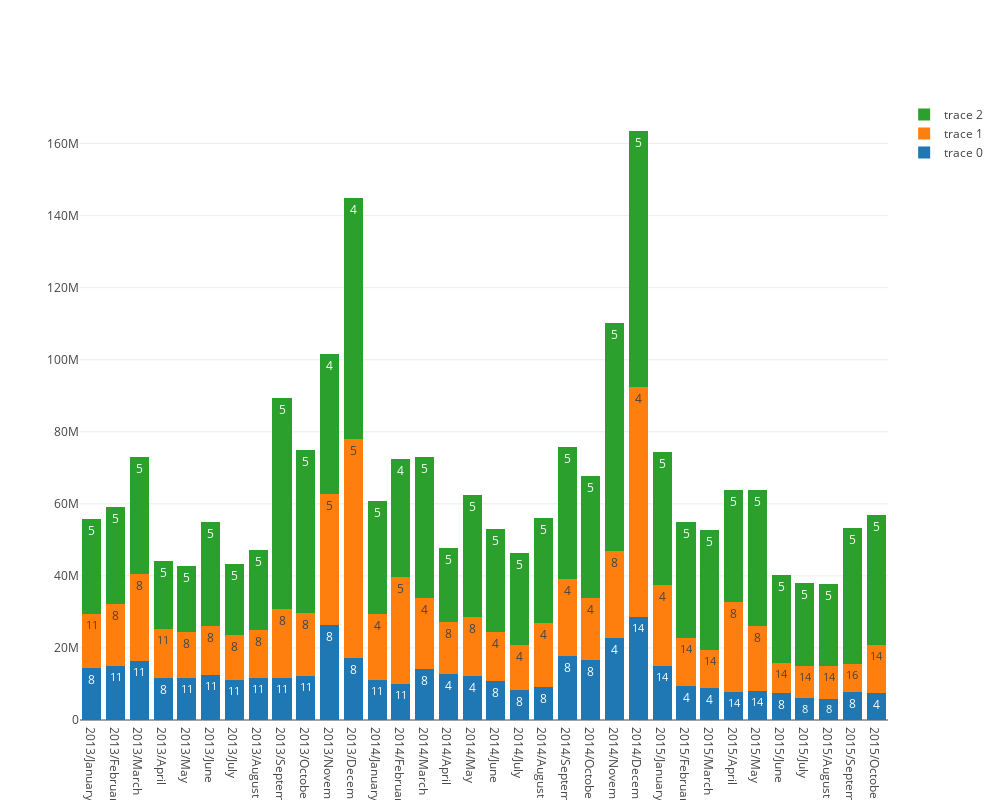

Notebook code cell kept with this figure:
### Markdown cell above
Vou olhar com mais detalhes as vendas, fazendo o gráfico com o tipo dos items mais vendidos.

### Code cell
df = df_clean.pivot_table(index=['type_code'],
                       columns=['date_block_num'], values=['revenue'], aggfunc='sum', fill_value=0)

df.columns = df.columns.droplevel(0)

months = df_clean['date_block_num'].nunique()
n_max = 3

for month in range(months):
    
    if month == 0:
        aux = df[[month]].reset_index()
        
        norm_sum = aux[month].sum() / 100
        
        aux = aux.nlargest(n=n_max, columns=[month]).sort_values(by=month, ascending=True)
        aux.index = pd.RangeIndex(len(aux.index))
        
        df_n = aux.nlargest(n=n_max, columns=[month]).sort_values(by=month, ascending=True)

        df_n[str(month)+'_%'] = df_n.loc[:, month] / norm_sum
       
    else:
        aux = df[[month]].reset_index()
        
        norm_sum = aux[month].sum() / 100
        
        aux = aux.nlargest(n=n_max, columns=[month]).sort_values(by=month, ascending=True)
        aux.index = pd.RangeIndex(len(aux.index))
        
        df_n[['item_category_id_'+str(month), month]] = aux.nlargest(n=n_max, columns=[month]).sort_values(by=month, ascending=True) 
        
        df_n[str(month)+'_%'] = df_n.loc[:, month] / norm_sum     
        
data = df_n.values.reshape((n_max, months, 3))

a = pd.date_range(start='1/2013', periods=months, freq='M')

date = [ str(a.year[month]) + '/' + str(a.month_name()[month]) for month in range(months)]

trace = [ 
    go.Bar(
        x=date,
        y=data[i, :, 1],
        text=data[i, :, 0],
        textposition = 'auto',        
    )
    for i in range(n_max)]

layout = go.Layout(
    barmode='stack',
    width=1000,
    height=800,
)

fig = go.Figure(data=trace, layout=layout)
iplot(fig, filename='stacked-bar')

### Figure 1 — Plotly figure (JSON) as saved in the notebook; plotly's stock layout.template omitted (floating-point values rounded to 4 significant figures)
{"data": [{"text": [8, 11, 11, 8, 11, 11, 11, 11, 11, 11, 8, 8, 11, 11, 8, 4, 4, 8, 8, 8, 8, 8, 4, 14, 14, 4, 4, 14, 14, 8, 8, 8, 8, 4], "textposition": "auto", "type": "bar", "uid": "5208ab85-0d6f-4e20-90fd-e69dd7627444", "x": ["2013/January", "2013/February", "2013/March", "2013/April", "2013/May", "2013/June", "2013/July", "2013/August", "2013/September", "2013/October", "2013/November", "2013/December", "2014/January", "2014/February", "2014/March", "2014/April", "2014/May", "2014/June", "2014/July", "2014/August", "2014/September", "2014/October", "2014/November", "2014/December", "2015/January", "2015/February", "2015/March", "2015/April", "2015/May", "2015/June", "2015/July", "2015/August", "2015/September", "2015/October"], "y": [14360000.0, 15050000.0, 16370000.0, 11630000.0, 11760000.0, 12470000.0, 11080000.0, 11700000.0, 11570000.0, 12230000.0, 26250000.0, 17110000.0, 11170000.0, 9935000.0, 14150000.0, 12820000.0, 12150000.0, 10950000.0, 8198000.0, 9097000.0, 17810000.0, 16780000.0, 22760000.0, 28600000.0, 14870000.0, 9499000.0, 8878000.0, 7860000.0, 8031000.0, 7448000.0, 6067000.0, 5945000.0, 7765000.0, 7582299]}, {"text": [11, 8, 8, 11, 8, 8, 8, 8, 8, 8, 5, 5, 4, 5, 4, 8, 8, 4, 4, 4, 4, 4, 8, 4, 4, 14, 14, 8, 8, 14, 14, 14, 16, 14], "textposition": "auto", "type": "bar", "uid": "d0f8685a-7b50-4060-8b33-a91cb292d939", "x": ["2013/January", "2013/February", "2013/March", "2013/April", "2013/May", "2013/June", "2013/July", "2013/August", "2013/September", "2013/October", "2013/November", "2013/December", "2014/January", "2014/February", "2014/March", "2014/April", "2014/May", "2014/June", "2014/July", "2014/August", "2014/September", "2014/October", "2014/November", "2014/December", "2015/January", "2015/February", "2015/March", "2015/April", "2015/May", "2015/June", "2015/July", "2015/August", "2015/September", "2015/October"], "y": [14960000.0, 17070000.0, 24080000.0, 13600000.0, 12710000.0, 13570000.0, 12540000.0, 13360000.0, 19150000.0, 17510000.0, 36380000.0, 60940000.0, 18360000.0, 29880000.0, 19830000.0, 14310000.0, 16380000.0, 13530000.0, 12750000.0, 17830000.0, 21450000.0, 16970000.0, 24190000.0, 63790000.0, 22600000.0, 13160000.0, 10680000.0, 24970000.0, 18100000.0, 8424000.0, 8870000.0, 9064000.0, 7819000.0, 13320000.0]}, {"text": [5, 5, 5, 5, 5, 5, 5, 5, 5, 5, 4, 4, 5, 4, 5, 5, 5, 5, 5, 5, 5, 5, 5, 5, 5, 5, 5, 5, 5, 5, 5, 5, 5, 5], "textposition": "auto", "type": "bar", "uid": "46298cab-0a76-4fab-8402-e7c7a13c0fbe", "x": ["2013/January", "2013/February", "2013/March", "2013/April", "2013/May", "2013/June", "2013/July", "2013/August", "2013/September", "2013/October", "2013/November", "2013/December", "2014/January", "2014/February", "2014/March", "2014/April", "2014/May", "2014/June", "2014/July", "2014/August", "2014/September", "2014/October", "2014/November", "2014/December", "2015/January", "2015/February", "2015/March", "2015/April", "2015/May", "2015/June", "2015/July", "2015/August", "2015/September", "2015/October"], "y": [26520000.0, 27030000.0, 32450000.0, 19020000.0, 18350000.0, 28840000.0, 19550000.0, 22230000.0, 58790000.0, 45240000.0, 38980000.0, 66790000.0, 31390000.0, 32670000.0, 39060000.0, 20720000.0, 33980000.0, 28550000.0, 25510000.0, 29220000.0, 36520000.0, 33930000.0, 63320000.0, 71090000.0, 36990000.0, 32340000.0, 33190000.0, 31090000.0, 37630000.0, 24440000.0, 23140000.0, 22800000.0, 37710000.0, 36030000.0]}], "layout": {"barmode": "stack", "height": 800, "width": 1000}}
